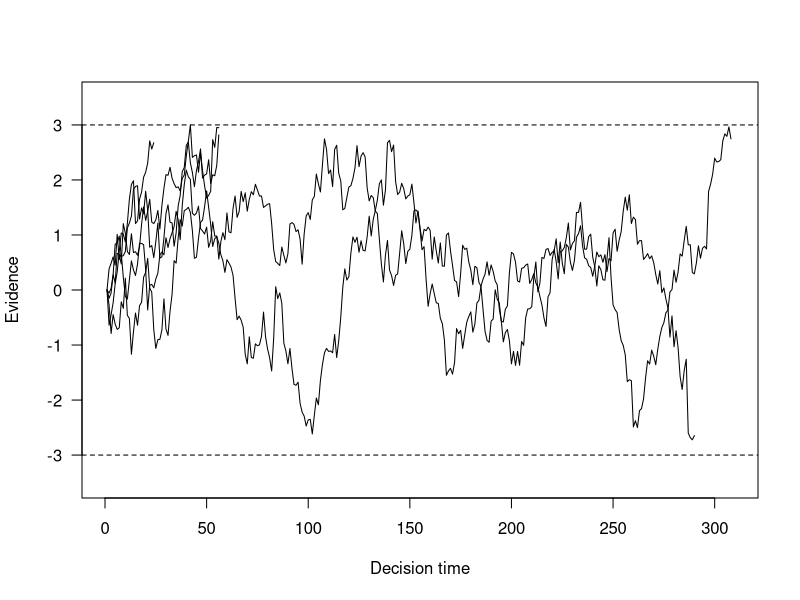
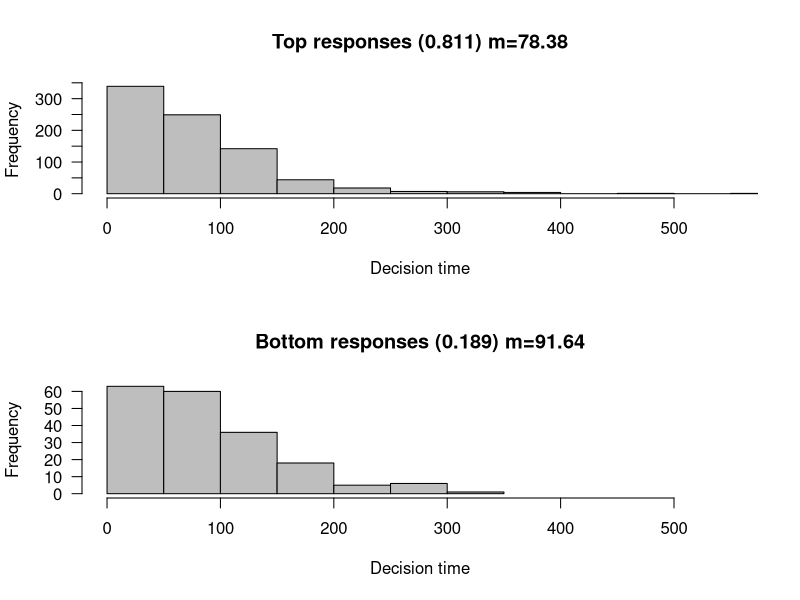

Here is the R script that generated these plots, in order:
#random walk model with unequal latencies between responses classes
nreps <- 1000
nsamples <- 2000

drift <- 0.03  #noninformative stimulus 
sdrw <- 0.3
criterion <- 3 
t2tsd  <- c(0.0,0.025) 

latencies <- rep(0,nreps)  
responses <- rep(0,nreps)
evidence <- matrix(0, nreps, nsamples+1) 
for (i in c(1:nreps)) { 
  sp <- rnorm(1,0,t2tsd[1]) 
  dr <- rnorm(1,drift,t2tsd[2])  
  evidence[i,] <- cumsum(c(sp,rnorm(nsamples,dr,sdrw)))  
  p <-  which(abs(evidence[i,])>criterion)[1]
  responses[i] <- sign(evidence[i,p])
  latencies[i]  <- p
}

#plot up to 5 random walk paths
tbpn <- min(nreps,5)
plot(1:max(latencies[1:tbpn])+10,type="n",las=1,
     ylim=c(-criterion-.5,criterion+.5),
     ylab="Evidence",xlab="Decision time")
for (i in c(1:tbpn)) {
  lines(evidence[i,1:(latencies[i]-1)])  
}
abline(h=c(criterion,-criterion),lty="dashed")  

x11()
#plot histograms of latencies
par(mfrow=c(2,1))
toprt <- latencies[responses>0]
topprop <- length(toprt)/nreps
hist(toprt,col="gray",
     xlab="Decision time", xlim=c(0,max(latencies)),
     main=paste("Top responses (",as.numeric(topprop),
          ") m=",as.character(signif(mean(toprt),4)),
          sep=""),las=1)
botrt <- latencies[responses<0]
botprop <- length(botrt)/nreps
hist(botrt,col="gray",
     xlab="Decision time",xlim=c(0,max(latencies)),
     main=paste("Bottom responses (",as.numeric(botprop),
          ") m=",as.character(signif(mean(botrt),4)),
          sep=""),las=1)

# savePlot(filename = paste("rwRTt2t",as.character(drift),
          #                  as.character(t2tsd[1]),as.character(t2tsd[2]),
          #                  ".pdf",sep=""),
          # type = "pdf", device = dev.cur(), restoreConsole = TRUE)

